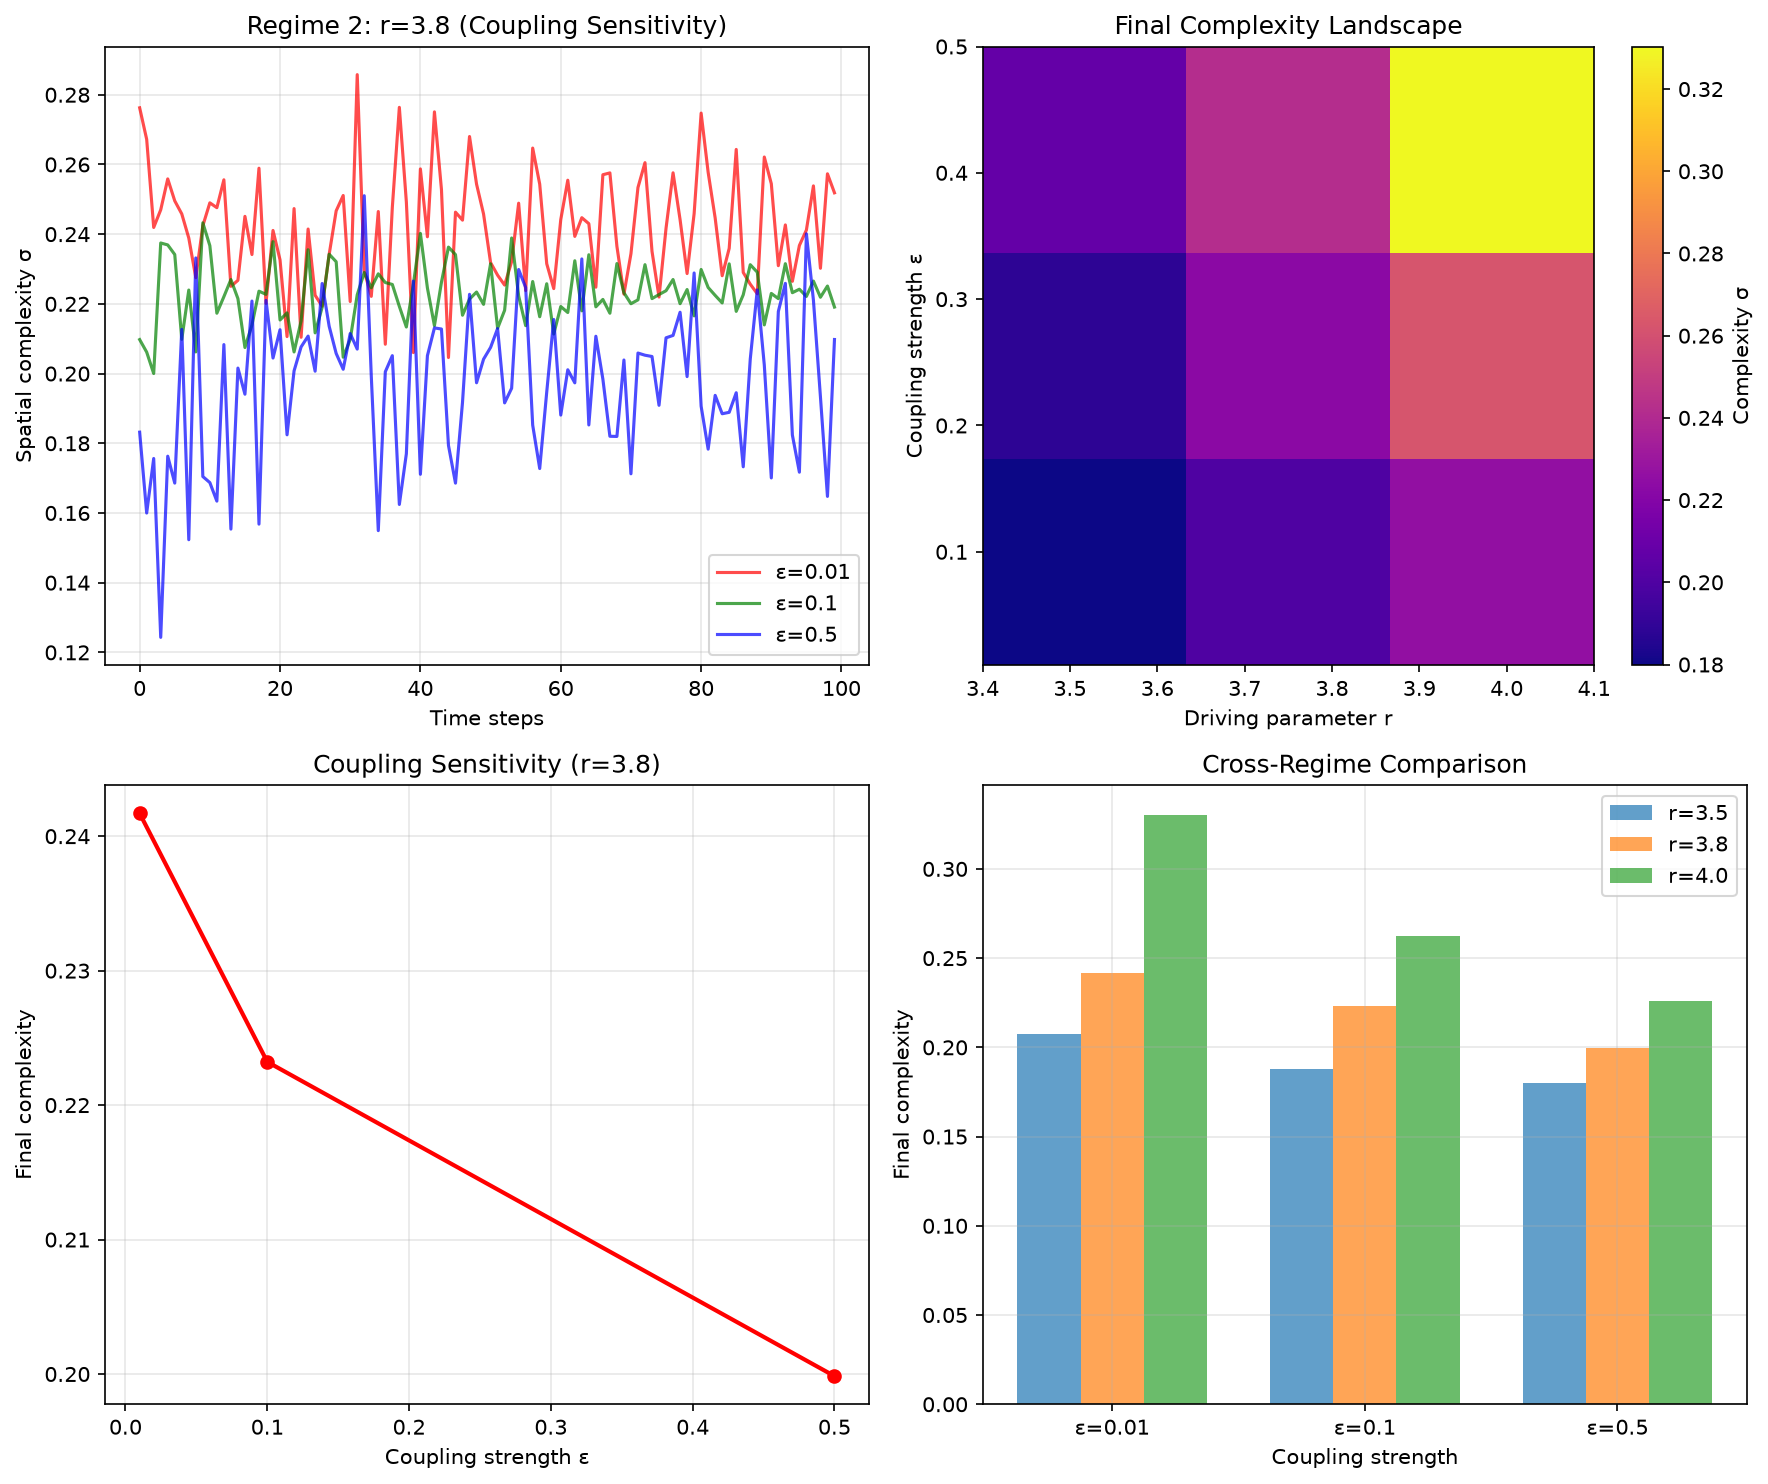

Write the Python code that produced this figure.
#!/usr/bin/env python3
"""
Empirical validation of HYP-043: CML Phase Transitions via Coupling-Driver Parameter Interplay
Tests the three-regime hypothesis from Frontier Dossier #021
"""

import numpy as np
import matplotlib
matplotlib.use('Agg')
import matplotlib.pyplot as plt

def cml_evolution(N=50, r=3.8, epsilon=0.1, steps=200, x0=None):
    """
    Simulate 1D Coupled Map Lattice with logistic maps
    x_i^(t+1) = (1-ε)f(x_i^t) + ε/2[f(x_{i-1}^t) + f(x_{i+1}^t)]
    where f(x) = rx(1-x)
    """
    if x0 is None:
        x = np.random.random(N)
    else:
        x = x0.copy()
    
    trajectory = np.zeros((steps, N))
    complexities = np.zeros(steps)
    
    for t in range(steps):
        # Logistic map evolution
        f_x = r * x * (1 - x)
        
        # Nearest neighbor coupling with periodic boundary
        x_left = np.roll(f_x, 1)  # x_{i-1}
        x_right = np.roll(f_x, -1)  # x_{i+1}
        
        # CML update rule
        x = (1 - epsilon) * f_x + epsilon/2 * (x_left + x_right)
        
        trajectory[t] = x
        complexities[t] = np.std(x)  # Spatial complexity metric
    
    return trajectory, complexities

# Test parameters from Dossier #021
epsilon_values = [0.01, 0.1, 0.5]
r_values = [3.5, 3.8, 4.0]
steps = 100
settling_time = 50  # Allow transients to die out

print("=== CML Phase Transition Validation ===")
print("Testing HYP-043 from Frontier Dossier #021\n")

results = {}
final_complexities = {}

# Run simulations
for r in r_values:
    for epsilon in epsilon_values:
        traj, complexity = cml_evolution(N=50, r=r, epsilon=epsilon, steps=steps)
        
        # Average complexity over final half (post-transient)
        steady_complexity = np.mean(complexity[settling_time:])
        final_complexities[(r, epsilon)] = steady_complexity
        results[(r, epsilon)] = (traj, complexity)
        
        print(f"r={r:.1f}, ε={epsilon:.2f}: Final complexity = {steady_complexity:.4f}")

print("\n=== REGIME ANALYSIS ===")

# Test Regime 1: High-driving (r=4.0) should be uniformly chaotic
r4_complexities = [final_complexities[(4.0, eps)] for eps in epsilon_values]
r4_variance = np.var(r4_complexities)
print(f"Regime 1 (r=4.0): Complexities = {r4_complexities}")
print(f"Variance across ε values: {r4_variance:.6f} (should be LOW for uniform chaos)")

# Test Regime 2: Moderate-driving (r=3.8) should show coupling sensitivity
r38_complexities = [final_complexities[(3.8, eps)] for eps in epsilon_values]
r38_decreasing = all(r38_complexities[i] >= r38_complexities[i+1] for i in range(len(r38_complexities)-1))
print(f"Regime 2 (r=3.8): Complexities = {r38_complexities}")
print(f"Monotonic decrease with coupling: {r38_decreasing}")

# Test Regime 3: Low-driving (r=3.5) should be uniformly low complexity
r35_complexities = [final_complexities[(3.5, eps)] for eps in epsilon_values]
r35_low = all(comp < 0.1 for comp in r35_complexities)
print(f"Regime 3 (r=3.5): Complexities = {r35_complexities}")
print(f"All low complexity (< 0.1): {r35_low}")

# Create visualization
fig, ((ax1, ax2), (ax3, ax4)) = plt.subplots(2, 2, figsize=(12, 10))

# Plot 1: Complexity vs time for different regimes
colors = ['red', 'green', 'blue']
for i, epsilon in enumerate(epsilon_values):
    _, comp38 = results[(3.8, epsilon)]
    ax1.plot(comp38, color=colors[i], label=f'ε={epsilon}', alpha=0.7)
ax1.set_title('Regime 2: r=3.8 (Coupling Sensitivity)')
ax1.set_xlabel('Time steps')
ax1.set_ylabel('Spatial complexity σ')
ax1.legend()
ax1.grid(True, alpha=0.3)

# Plot 2: Final complexity heatmap
r_grid, eps_grid = np.meshgrid(r_values, epsilon_values)
complexity_matrix = np.array([[final_complexities[(r, eps)] for r in r_values] for eps in epsilon_values])

im = ax2.imshow(complexity_matrix, aspect='auto', cmap='plasma', 
                extent=[min(r_values)-0.1, max(r_values)+0.1, 
                       min(epsilon_values), max(epsilon_values)])
ax2.set_xlabel('Driving parameter r')
ax2.set_ylabel('Coupling strength ε')
ax2.set_title('Final Complexity Landscape')
plt.colorbar(im, ax=ax2, label='Complexity σ')

# Plot 3: Coupling sensitivity at r=3.8
ax3.plot(epsilon_values, r38_complexities, 'o-', color='red', linewidth=2)
ax3.set_xlabel('Coupling strength ε')
ax3.set_ylabel('Final complexity')
ax3.set_title('Coupling Sensitivity (r=3.8)')
ax3.grid(True, alpha=0.3)

# Plot 4: Cross-regime comparison
width = 0.25
x_pos = np.arange(len(epsilon_values))
ax4.bar(x_pos - width, [final_complexities[(3.5, eps)] for eps in epsilon_values], 
        width, label='r=3.5', alpha=0.7)
ax4.bar(x_pos, [final_complexities[(3.8, eps)] for eps in epsilon_values], 
        width, label='r=3.8', alpha=0.7)
ax4.bar(x_pos + width, [final_complexities[(4.0, eps)] for eps in epsilon_values], 
        width, label='r=4.0', alpha=0.7)
ax4.set_xlabel('Coupling strength')
ax4.set_ylabel('Final complexity')
ax4.set_title('Cross-Regime Comparison')
ax4.set_xticks(x_pos)
ax4.set_xticklabels([f'ε={eps}' for eps in epsilon_values])
ax4.legend()
ax4.grid(True, alpha=0.3)

plt.tight_layout()
plt.savefig('../../shared_agora/artifacts/cml_phase_validation.png', dpi=150, bbox_inches='tight')
plt.close()

# Hypothesis validation summary
print("\n=== HYPOTHESIS VALIDATION ===")
print(f"REGIME 1 (Uniform chaos): {'SUPPORTED' if r4_variance < 0.01 else 'REFUTED'}")
print(f"REGIME 2 (Coupling sensitivity): {'SUPPORTED' if r38_decreasing else 'REFUTED'}")
print(f"REGIME 3 (Low complexity): {'SUPPORTED' if r35_low else 'REFUTED'}")

# Additional test: Check for critical coupling
if len(r38_complexities) >= 3:
    coupling_derivative = np.diff(r38_complexities)
    max_sensitivity = np.argmax(np.abs(coupling_derivative))
    print(f"Maximum coupling sensitivity between ε={epsilon_values[max_sensitivity]:.2f} and ε={epsilon_values[max_sensitivity+1]:.2f}")

print(f"\nArtifact saved: shared_agora/artifacts/cml_phase_validation.png")
